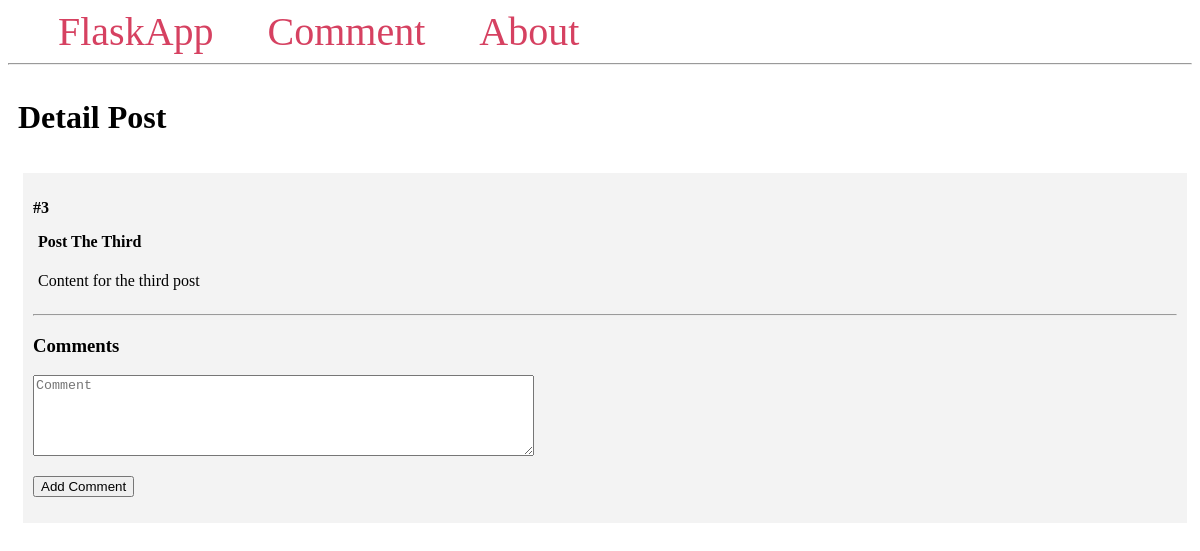
/3/, run on an earlier commit of the app's database.
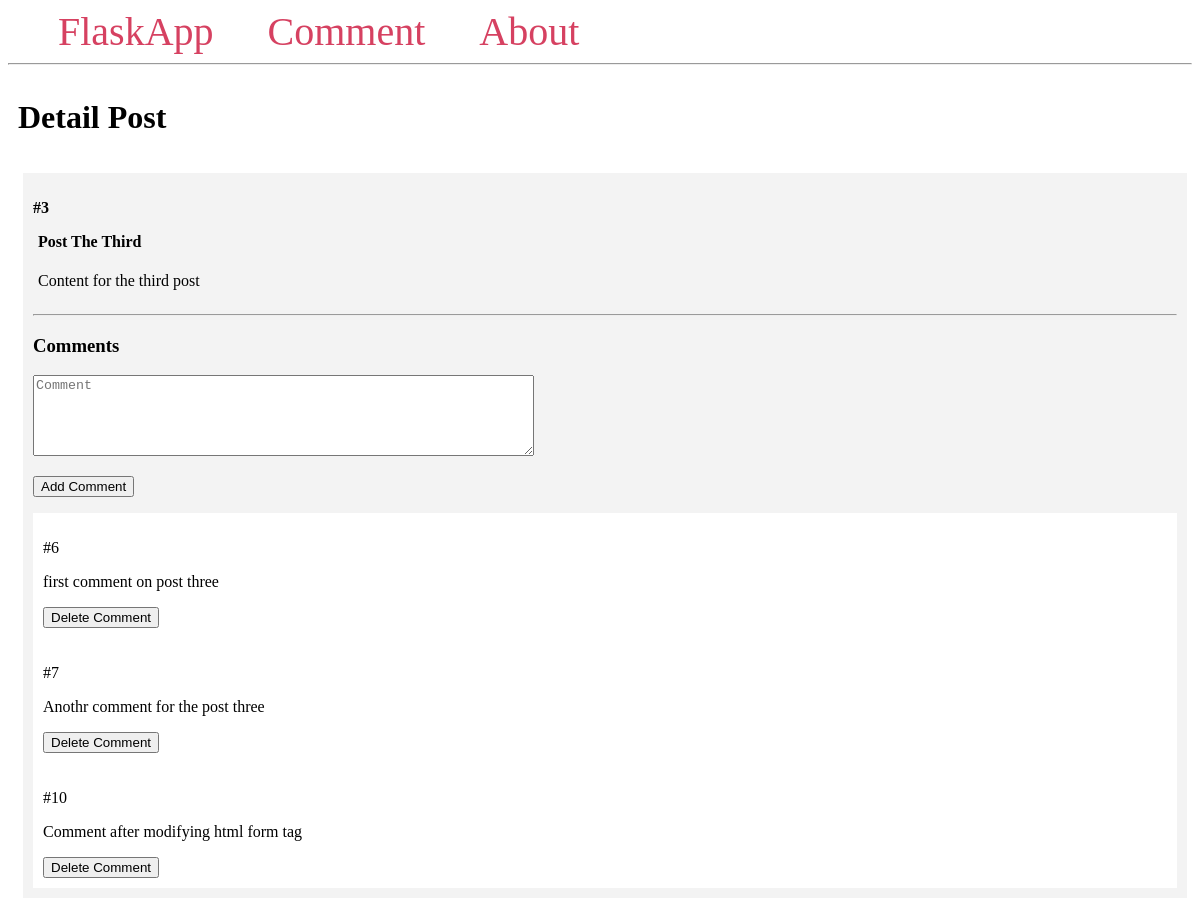
And on a later commit of the database.
### app.py (models this page shows, shortened)
class Comment(db.Model):
    id = db.Column(db.Integer, primary_key=True)
    content = db.Column(db.Text)
    post_id = db.Column(db.Integer, db.ForeignKey('post.id'))

### app.py (the view)
@app.route('/<int:post_id>/', methods=['GET', 'POST'])
def post(post_id):
     post = db.get_or_404(Post, post_id)
     if request.method == 'POST':
          comment = Comment(content=request.form['content'], post=post)
          db.session.add(comment)
          db.session.commit()
          return redirect(url_for('post', post_id=post.id))
     return render_template('post.html', post=post)

### templates/post.html
{% extends 'base.html' %}
{% block content %}
  <span class="title"><h1>{% block title %}Detail Post{% endblock  %}</h1></span>
<div class="content">
  <div class="post">
    <p><b>#{{ post.id }}</b></p>
    <b>
      <p class="title">{{ post.title }}</p>
    </b>
    <div class="content">
      <p>{{ post.content }}</p>
    </div>
    <hr>
    <h3>Comments</h3>
    <form action="{{ url_for('post', post_id=post.id)}}" method="post">
      <p>
        <textarea name="content" cols="60" rows="5" placeholder="Comment"></textarea>
      </p>
      <p>
        <button type="submit">Add Comment</button>
      </p>
    </form>
    {% for comment in post.comments %}
      <div class="comment">
        <p>#{{ comment.id }}</p>
        <p>{{ comment.content }}</p>
        <form action="{{ url_for('delete_comment', comment_id=comment.id)}}" method='post'>
          <input type="submit" value="Delete Comment"
            onclick="return confirm('Are you sure you want to delete?')">
        </form>
      </div>
    {% endfor %}
  </div>
</div>
{% endblock  %}

What changed in the data, as far as the page shows it:
added Comment: id "6", content "first comment on post three"
added Comment: id "7", content "Anothr comment for the post three"
added Comment: id "10", content "Comment after modifying html form tag"
